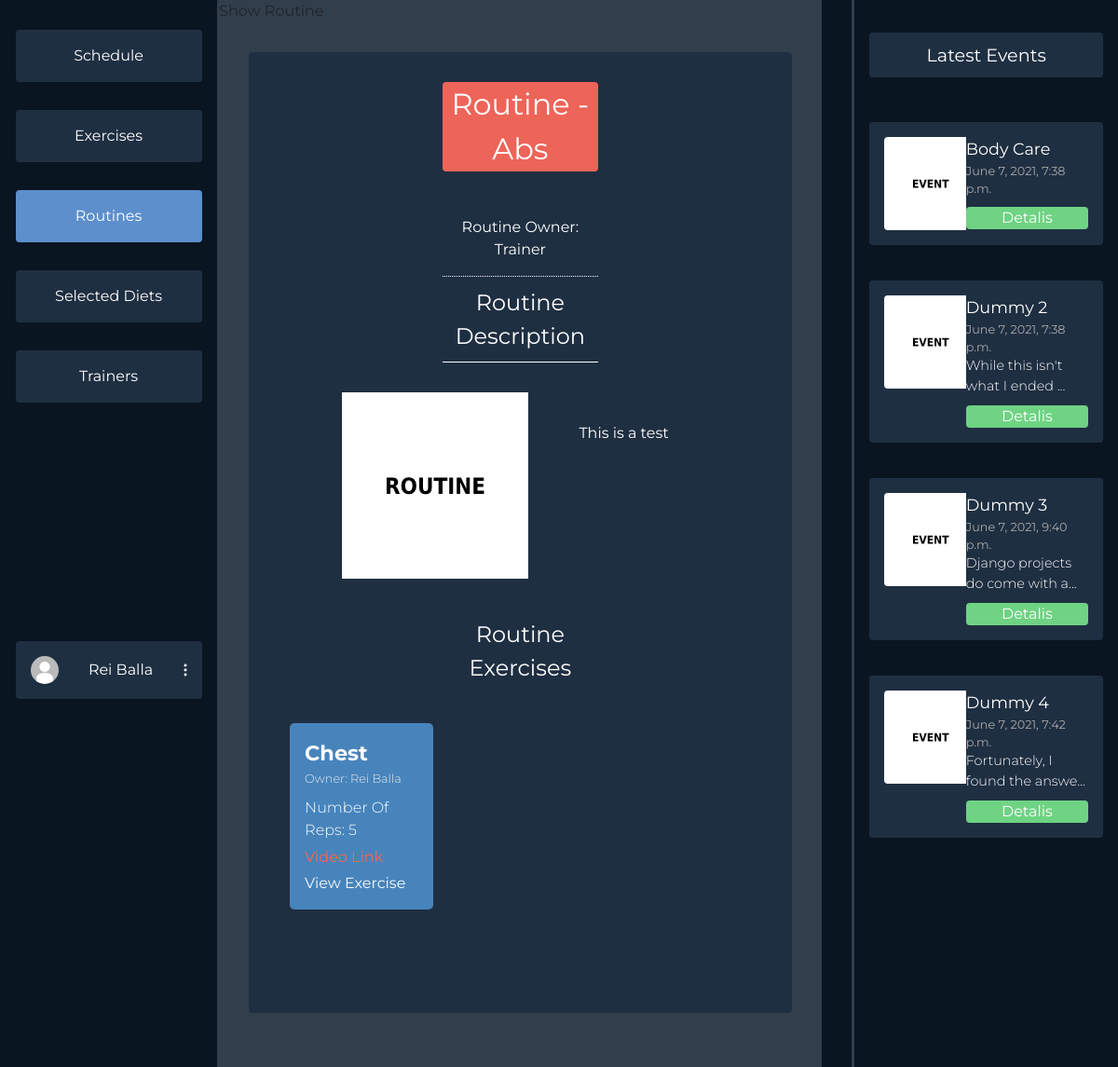
Screenshot of /dashboard/routine/1 (signed in) with the database file from the repository.
### users/models.py (models this page shows, shortened)
class Profile(models.Model):
    user = models.OneToOneField(User, on_delete=models.CASCADE)
    profile_photo = models.ImageField(
        upload_to='media/profiles/', default='profiles/default.jpg')
    height = models.FloatField(default=170.0)
    weight = models.FloatField(default=60.0)
    weight_goal = models.FloatField(default=70.0)
    GENDER_CHOICES = (('F', 'Female'), ('M', 'Male'), ('O', 'Other'))
    gender = models.CharField(
        max_length=9, choices=GENDER_CHOICES, default=GENDER_CHOICES[0])
    FREQUENCY = (
        ('3x', '3 Times a Week'),
        ('4x', '4 Times a Week'),
        ('5x', '5 Times a Week'),
        ('6x', '6 Times a Week'),
    )
    week_frequency = models.CharField(
        max_length=20, choices=FREQUENCY, default=FREQUENCY[0])
    profile_complete = models.BooleanField(default=False)
    selected_diets = models.ManyToManyField(DietPlan, blank=True)
    age = models.IntegerField(null=True)

### dashboards/models.py (models this page shows, shortened)
class Routine(models.Model):
    owner = models.ForeignKey(User, on_delete=CASCADE,
                              related_name='%(class)s_username', null=True)
    title = models.CharField(max_length=60, blank=True)
    selected_by = models.ManyToManyField(User)
    desc = models.TextField(blank=True)
    thumbnail = models.ImageField(
        upload_to='routines/', default='routines/default.jpg')
    exercises = models.ManyToManyField(Exercise)
    days = models.CharField(max_length=60, blank=True)
    def __str__(self):
        return f"Routine - {self.title}"

class Exercise(models.Model):
    owner = models.ForeignKey(User, on_delete=CASCADE,
                              related_name='%(class)s_username', null=True)
    selected_by = models.ManyToManyField(User)
    title = models.CharField(max_length=60, blank=True)
    reps = models.IntegerField(default=3, blank=True)
    desc = models.TextField(blank=True)
    link = models.CharField(max_length=300, blank=True)

class Event(models.Model):
    title = models.CharField(max_length=60, blank=True)
    date = models.DateTimeField(default=datetime.now(), blank=True)
    desc = models.TextField(blank=True)
    thumbnail = models.ImageField(
        upload_to='events/', default='events/default.jpg')

### dashboards/user_views.py (the view)
# urls.py: path('routine/<int:rid>', user_views.routine_details,
@login_required(login_url='login')
def routine_details(request, rid):
    events = Event.objects.all()[:4]
    r = get_object_or_404(Routine, id=rid)
    if r:
        ex = r.exercises.all()
        context = {'options': ROUTINES_NAV,
                   'events': events, 'routine': r, 'exercises': ex}
        if request.POST:
            r.delete()
            return redirect('userdashboard-routines')
        return render(request, 'dashboards/user/show_routine.html', context)

### dashboards/templates/dashboards/user/show_routine.html (shortened to what this page needs)
{% extends 'dashboards/user/dashboard.html' %}
{% load static %}
{% block styles %}
<link rel="stylesheet" href="{% static 'css/dashboards/show_routine.css' %}">
{% endblock styles %}
{% block middle %}
<div class="showing-where-you-are">
    Show Routine
    </div>
<div class="row show-routine">
    <div class="col">
        <div class="row">
            <div class="col">
                <div class="routine-title">{{routine}}</div>
            </div>
        </div>
        <div class="row">
            <div class="col">
                <div class="routine-owner">Routine Owner:
                {% if routine.owner.get_full_name %}
                {{routine.owner.get_full_name}}
                {% else %}
                {{routine.owner.username}}
                {% endif %}
                </div>
            </div>
        </div>
        <div class="row">
            <div class="col">
                <div class="routine-desc-title"> Routine Description</div>
                <div class="desc-container">
                    <div class="thumbnai"><img src="{{routine.thumbnail.url}}" alt=""></div>
                    <div class="routine-description">{{routine.desc}}</div>
                </div>
            </div>
        </div>
        <div class="row">
            <div class="col">
                <div class="routine-exercise">Routine Exercises</div>
                <div class="exercises">
                        {% for ex in exercises  %}
                        <div class="exercise-card routine-ex">
                            <div class="left-exercise-card">
                                <div class="ex-header">
                                    <div class="exercise-title">{{ex.title}}</div>
                                </div>
                                <div class="exercise-owner">Owner:
                                {% if ex.owner.get_full_name %}
                                {{ex.owner.get_full_name}}
                                {% else %}
                                {{ex.owner.username}}
                                {% endif %}
                                </div>
                                <div class="exercise-reps">Number Of Reps: {{ex.reps}}</div>
                                <div class="exercise-link"><a href="{{ex.link}}" class="">Video Link</a></div>
                            </div>
                            <a href="{% url 'userdashboard-exercise-details' ex.id %}" class="link-light">View Exercise</a>
                        </div>
                        {% endfor %}
                    </div>
                </div>
        </div>
    </div>
</div>
{% endblock middle %}

### dashboards/templates/dashboards/user/dashboard.html (shortened to what this page needs)
{% load static %}
<html>
  <head>
    <link href="https://cdn.jsdelivr.net/npm/bootstrap@5.0.1/dist/css/bootstrap.min.css" rel="stylesheet">
    <link rel="stylesheet" href="{% static 'css/dashboards/main.css' %}">
    <link rel="stylesheet" href="https://cdn.jsdelivr.net/npm/bootstrap-select@1.13.14/dist/css/bootstrap-select.min.css">
    {% block styles %}
    {% endblock styles %}
  </head>
  <body>
  {% block content %}
  {% if user.is_authenticated %}
  <div class="mycontainer">
    <div class="navigation">
      <div class="nav-col">
        <div class="options">
          {% for key, item in options.items %}
            {% if item.isActive %}
            <a class="option-active" href="/dashboard/{{item.url}}">{{ item.name }}</a>
            {% else %}
            <a class="option" href="/dashboard/{{item.url}}">{{ item.name }}</a>
            {% endif %}
          {% endfor %}
        </div>
        <div class="profile-wrapper">
          <div class="user-btn">
            <div class="profile-pic"><img src="{{ user.profile.profile_photo.url }}" alt=""></div>
            {% if user.first_name %}
            <span>{{user.get_full_name}}</span>
            {% else %}
            <span>{{user.username}}</span>
            {% endif %}
            <div class="three-dot"><img src="{% static 'svg/3dots.svg' %}" alt=""></div>
          </div>
        </div>
      </div>
      <div class="divider"></div>
    </div>
    <div class="middle">
    {% block middle %}
    {% endblock middle %}
    </div>
    <div class="events-section">
      <div class="divider"></div>
      <div class="events">
        <div class="latest">
          Latest Events
        </div>
        <div class="items overflow-auto">
        {% for item in events %}
          <div class="event-item">
            <div class="event-item-left">
              <div class="event-thumb"><img src="{{item.thumbnail.url}}"></div>
            </div>
            <div class="event-item-right">
              <div class="title">{{item.title}}</div>
              <div class="date">{{item.date}}</div>
              {% if item.desc|length > 30 %}
                <div class="desc">{{item.desc|slice:":30"}}...</div>
              {% else %}
                <div class="desc">{{item.desc}}</div>
              {% endif %}
              <div class="details">Detalis</div>
            </div>
          </div>
        {% endfor %}
        </div>
      </div>
    </div>
  </div>
  {% endif %}
  {% endblock content %}
  </body>
<html>

### static/css/dashboards/main.css (style rules this page uses)
* { margin: 0; font-family: "Montserrat", sans-serif; overflow: hidden; }
body { background-color: #0a1522; }
.mycontainer { display: flex; flex-direction: row; justify-content: space-between; }
.navigation { width: 20vw; }
.nav-col { display: flex; flex-direction: column; align-items: flex-end; margin: 1em; }
.options { margin-left: 7em; display: flex; flex-direction: column; justify-content: space-between; margin-top: 1em; height: 400px; }
.option { background-color: #1f2f42; color: #fff; padding: 1em; padding-right: 1em; padding-left: 1em; width: 200px; text-align: center; border-radius: 4px; }
a { text-decoration: none; }
.option-active { background-color: #5c8fcc; color: #fff; padding: 1em; padding-right: 1em; padding-left: 1em; width: 200px; text-align: center; border-radius: 4px; }
.user-btn { background-color: #1f2f42; color: #fff; padding: 1em; padding-right: 1em; padding-left: 1em; width: 200px; text-align: center; border-radius: 4px; margin-top: 16em; display: flex; flex-direction: row; align-items: center; justify-content: space-between; }
.profile-pic img { height: 30px; border-radius: 50%; width: auto; }
.navigation { display: flex; flex-direction: row; }
.divider { background-color: #313e4c; width: 4px; height: 100vh; margin: 0; padding: 0; z-index: 10; }
.middle { margin-right: 2em; width: 55vw; background-color: #313e4c; }
.events-section { margin-right: 1em; width: 23vw; display: flex; flex-direction: row; }
.event-thumb img { width: 100px; height: auto; border-radius: 4px; }
.latest { margin-top: 1em; background-color: #1f2f42; color: white; border-radius: 4px; padding: 0.5em 1em 0.5em 1em; text-align: center; font-size: 1.2em; }
.events { margin-top: 1em; margin-left: 1em; display: flex; flex-direction: column; color: white; width: 100%; }
.items { height: 200px; max-height: 800px; margin-top: 2em; display: flex; flex-direction: column; justify-content: space-between; height: 100%; }
.event-item { background-color: #1f2f42; border-radius: 4px; padding: 1em; display: flex; flex-direction: row; margin: 1em 0 1em 0; }
.event-item-left { width: 40%; }
.event-item-right { width: 60%; }
.event-item-right .title { font-size: 1.1em; }
.event-item-right .date { font-size: 0.8em; color: rgb(170, 170, 170); }
.event-item-right .desc { font-weight: 300; font-size: 0.9em; }
.event-item-right .details { margin-top: 10px; background-color: #6ed383; border-radius: 4px; text-align: center; }

### static/css/dashboards/show_routine.css (style rules this page uses)
.exercises { margin-top: 2em; display: grid; grid-template-columns: repeat(3, 1fr); gap: 1em; width: 100%; padding: 0 2em 0 2em; }
.exercise-card { padding: 1em; display: flex; flex-direction: column; align-items: flex-start; justify-content: space-between; color: white; min-height: 200px; max-height: 200px; border-radius: 5px; background-color: #1f2f42; margin-bottom: 3em; }
.left-exercise-card { flex-direction: column; align-items: flex-start; justify-content: space-between; }
.ex-header { display: flex; flex-direction: row; width: 100%; align-items: stretch; }
.exercise-title { font-size: 1.4em; font-weight: bold; }
.exercise-owner { font-size: 0.8em; color: rgb(236, 234, 234); font-weight: 300; margin-bottom: 10px; }
.exercise-link { margin-top: 5px; }
.exercise-link a { color: tomato; }
.exercise-reps { font-size: 1em; font-weight: 300; }
.show-routine { background-color: #1f2f42; margin: 2em; border-radius: 4px; height: 90vh; overflow-y: auto; }
.routine-title { background-color: #ed6459; color: white; margin: auto; font-size: 2em; width: 30%; margin-top: 1em; margin-bottom: 1em; text-align: center; border-radius: 4px; }
.routine-owner { color: white; margin: auto; font-size: 1em; padding: 1em; width: 30%; text-align: center; border-bottom: 1px dotted white; }
.routine-desc-title { color: white; border-bottom: 1px solid white; margin-top: 1em; padding: 0.4em; font-size: 1.5em; width: 30%; text-align: center; margin: auto; }
.desc-container { padding: 2em; display: flex; flex-direction: row; justify-content: space-between; width: 80%; margin: auto; }
.routine-description { padding: 2em; color: white; font-size: 1em; border-radius: 7px; }
.routine-exercise { margin: auto; color: white; padding: 0.4em; font-size: 1.5em; width: 30%; text-align: center; }
.routine-ex { background-color: #4784bc; }

### rows the page displays
Routine: title "Routine - Abs", owner.username "Trainer", thumbnail (placeholder picture), desc "This is a test"
Exercise: title "Chest", owner.get_full_name "Rei Balla", reps "5"
Event: thumbnail (placeholder picture), title "Body Care", date "June 7, 2021, 7:38 p.m."
Event: thumbnail (placeholder picture), title "Dummy 2", date "June 7, 2021, 7:38 p.m.", desc "While this isn't what I ended"
Event: thumbnail (placeholder picture), title "Dummy 3", date "June 7, 2021, 9:40 p.m.", desc "Django projects do come with a"
Event: thumbnail (placeholder picture), title "Dummy 4", date "June 7, 2021, 7:42 p.m.", desc "Fortunately, I found the answe"

### other values shown
{{ item.name }} "Schedule" "Exercises" "Selected Diets" "Trainers"
{{ item.name }} "Routines"
{{ user.get_full_name }} "Rei Balla"
